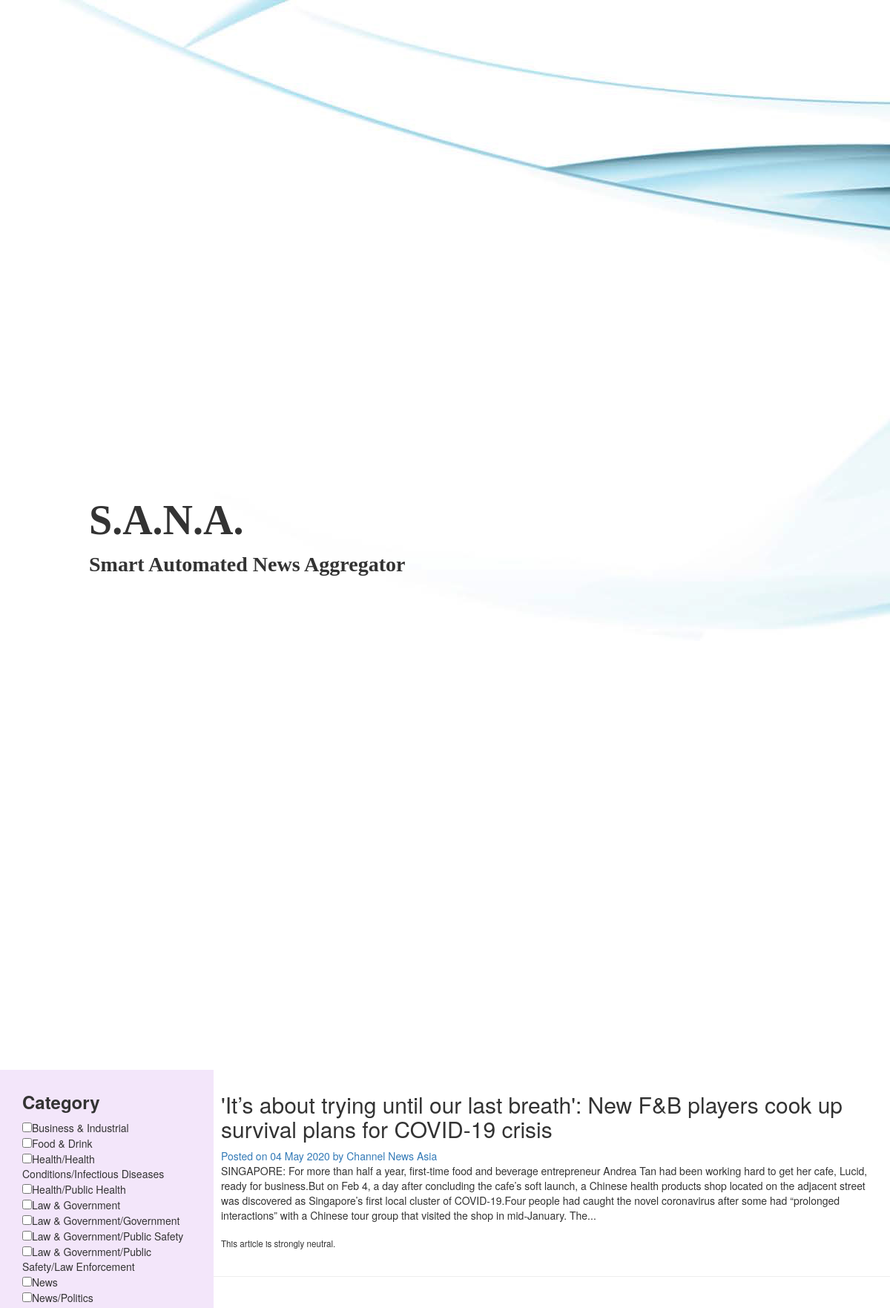
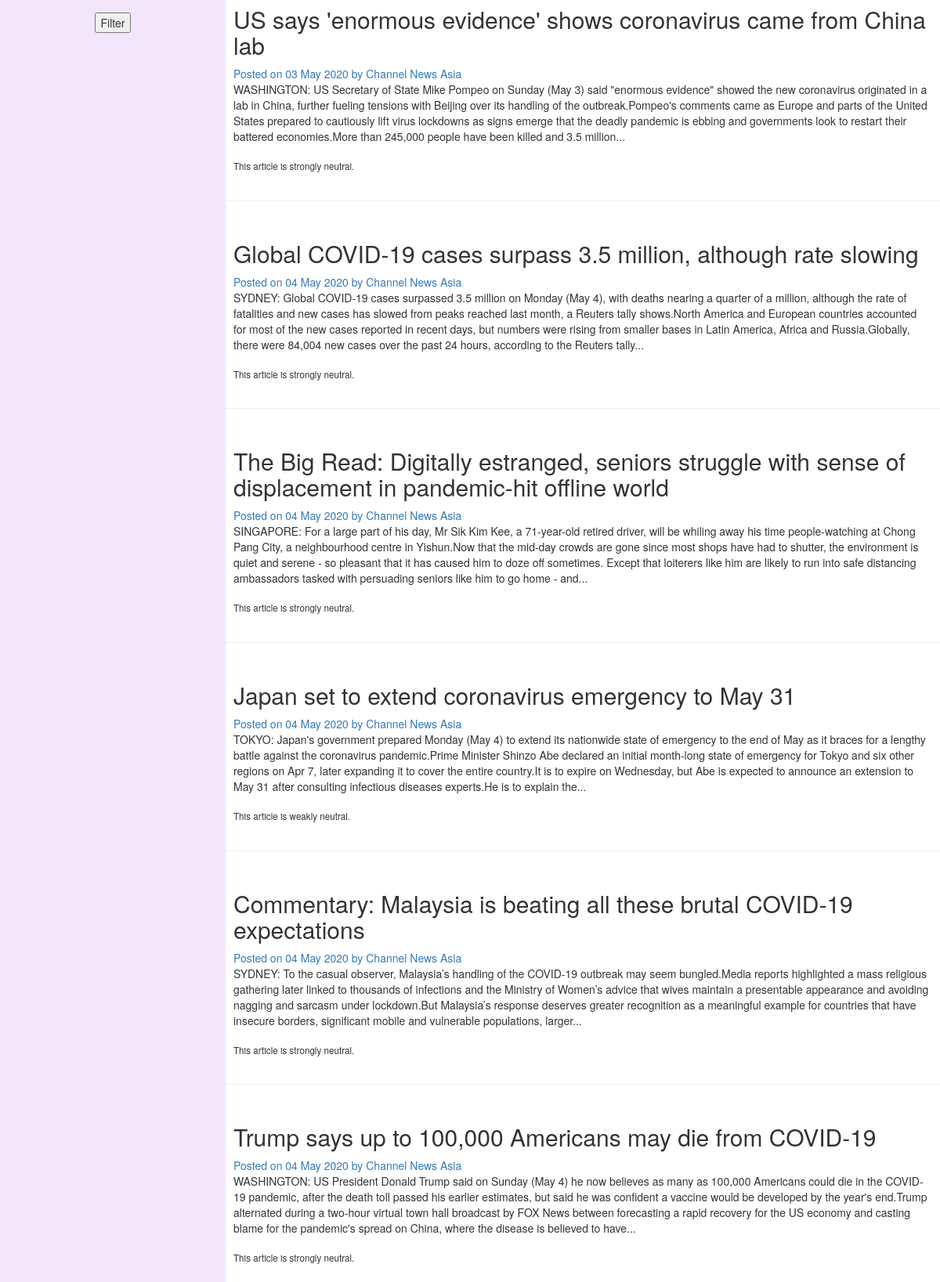
/index (upper part), run on the app's committed database (2 pictures, top to bottom).
### app/models.py (models this page shows)
class Category(db.Model):
    id = db.Column(db.Integer, primary_key=True)
    category = db.Column(db.String(100), index=True, unique=True)
    articles = db.relationship("Classification", back_populates="category")

class Article(db.Model):
    id = db.Column(db.Integer, primary_key=True)
    title = db.Column(db.String(100))
    publisher = db.Column(db.String(50), index=True)
    date = db.Column(db.DateTime, index=True)
    url = db.Column(db.String(200), unique=True)
    content = db.Column(db.String(5000))
    sentiment = db.Column(db.Float)
    sentiment_magnitude = db.Column(db.Float)
    categories = db.relationship("Classification", back_populates="article")
    phrases = db.relationship("Topic", secondary=phrase_associations,
                              backref="articles")

### app/routes.py (the view)
@app.route("/", methods=["GET", "POST"])
@app.route("/index", methods=["GET", "POST"])
def index():
    if request.method == "POST":
        selected_cats = request.form.getlist("category")
        if len(selected_cats) == 0:
            articles = Article.query.all()
        else:
            classifications = Classification.query.filter(
                Classification.category_id.in_(selected_cats)).all()
            cls_ids = [cls.article_id for cls in classifications]
            articles = Article.query.filter(Article.id.in_(cls_ids)).all()
    else:
        articles = Article.query.all()
    cat_filters = [(cat.id, cat.category) for cat
                   in Category.query.order_by(Category.category).all()]
    return render_template("index.html", title="Home", articles=articles,
                           cat_filters=cat_filters)

### app/templates/index.html
{% extends "main.html" %}
{% block main %}
    {% for article in articles %}
        <article>
            <h2>{{ article.title }}</h2>
            <div><a href="{{ article.url }}" target="_blank">Posted on {{ moment(article.date).format("DD MMM YYYY") }}{% if article.publisher %} by {{ article.publisher }}{% endif %}</a></div>
            <div>{{ article.content|truncate(500) }}</div><br>
            <div class="sentiment">This article is {% if article.sentiment_magnitude < 0.33 %}weakly{% elif article.sentiment_magnitude < 0.67 %}moderately{% else %}strongly{% endif %} {% if article.sentiment > 0.25 %}positive{% elif article.sentiment < -0.25 %}negative{% else %}neutral{% endif %}.</div>
        </article>
        <hr>
    {% endfor %}
{% endblock %}
{% block sidebar %}
<form id="cat_form" action="" method="post" autocomplete="off">
    <h3>Category</h3>
    <div>
        {% for choice in cat_filters %}
            <input type="checkbox" name="category" value="{{ choice[0] }}">{{ choice[1][1:] }}<br>
        {% endfor %}
    </div>
    <br>
    <button type="submit">Filter</button>
</form>
{% endblock %}

### app/templates/main.html (shortened to what this page needs)
{% extends "bootstrap/base.html" %}
{% block styles %}
    {{ super() }}
    <link rel="stylesheet" href="{{ url_for('static', filename='styles/main.css') }}">
{% endblock %}
{% block content %}
    <header>
        <div id="header-title-1">S.A.N.A.</div>
        <div id="header-title-2">Smart Automated News Aggregator</div>
    </header>
    <aside>{% block sidebar %}{% endblock %}</aside>
    <main>
        <div>{% block main %}{% endblock %}</div>
    </main>
{% endblock %}

### app/static/styles/main.css (style rules this page uses)
body { height: 100vh; display: grid; grid-template-columns: 24% 76%; grid-template-rows: 24% 76%; grid-template-areas: "header header" "sidebar main"; }
header { grid-area: header; background-image: url("../images/header.jpg"); padding-left: 10%; font-family: "Lucida Bright", Georgia, serif; font-weight: bold; display: flex; flex-direction: column; align-items: flex-start; justify-content: center; }
aside { grid-area: sidebar; background-color: #F3E6FA; }
main { grid-area: main; overflow: scroll; display: flex; flex-direction: column; }
#header-title-1 { font-size: 4em; }
#header-title-2 { font-size: 2em; }
article { padding: 10px; padding-bottom: 15px; }
.sentiment { font-size: smaller; }
#cat_form { margin-top: 10px; margin-left: 30px; margin-right: 30px; display: flex; flex-direction: column; align-items: flex-start; }
#cat_form h3 { font-weight: bold; }
#cat_form button { align-self: center; }

### data on the page
Category: category "Business & Industrial"
Category: category "Food & Drink"
Category: category "Health/Health Conditions/Infectious Diseases"
Category: category "Health/Public Health"
Category: category "Law & Government"
Category: category "Law & Government/Government"
Category: category "Law & Government/Public Safety"
Category: category "Law & Government/Public Safety/Law Enforcement"
Category: category "News"
Category: category "News/Politics"
Article: title "'It’s about trying until our last breath': New F&B players cook up survival plans for COVID-19 crisis", date "04 May 2020", publisher "Channel News Asia", content "SINGAPORE: For more than half a year, first-time food and beverage entrepreneur Andrea Tan had been working hard to get her cafe, Lucid, ready for business.But on Feb 4, a day after concluding the cafe’s soft launch, a Chinese health products shop located on the adjacent street was discovered as Singapore’s first local cluster of COVID-19.Four people had caught the novel coronavirus after some had “prolonged interactions” with a Chinese tour group that visited the shop in mid-January. The...", sentiment_magnitude "strongly", sentiment "neutral"
Article: title "US says 'enormous evidence' shows coronavirus came from China lab", date "03 May 2020", publisher "Channel News Asia", content "WASHINGTON: US Secretary of State Mike Pompeo on Sunday (May 3) said \"enormous evidence\" showed the new coronavirus originated in a lab in China, further fueling tensions with Beijing over its handling of the outbreak.Pompeo's comments came as Europe and parts of the United States prepared to cautiously lift virus lockdowns as signs emerge that the deadly pandemic is ebbing and governments look to restart their battered economies.More than 245,000 people have been killed and 3.5 million...", sentiment_magnitude "strongly", sentiment "neutral"
Article: title "Global COVID-19 cases surpass 3.5 million, although rate slowing", date "04 May 2020", publisher "Channel News Asia", content "SYDNEY: Global COVID-19 cases surpassed 3.5 million on Monday (May 4), with deaths nearing a quarter of a million, although the rate of fatalities and new cases has slowed from peaks reached last month, a Reuters tally shows.North America and European countries accounted for most of the new cases reported in recent days, but numbers were rising from smaller bases in Latin America, Africa and Russia.Globally, there were 84,004 new cases over the past 24 hours, according to the Reuters tally...", sentiment_magnitude "strongly", sentiment "neutral"
Article: title "The Big Read: Digitally estranged, seniors struggle with sense of displacement in pandemic-hit offline world", date "04 May 2020", publisher "Channel News Asia", content "SINGAPORE: For a large part of his day, Mr Sik Kim Kee, a 71-year-old retired driver, will be whiling away his time people-watching at Chong Pang City, a neighbourhood centre in Yishun.Now that the mid-day crowds are gone since most shops have had to shutter, the environment is quiet and serene - so pleasant that it has caused him to doze off sometimes. Except that loiterers like him are likely to run into safe distancing ambassadors tasked with persuading seniors like him to go home - and...", sentiment_magnitude "strongly", sentiment "neutral"
Article: title "Japan set to extend coronavirus emergency to May 31", date "04 May 2020", publisher "Channel News Asia", content "TOKYO: Japan's government prepared Monday (May 4) to extend its nationwide state of emergency to the end of May as it braces for a lengthy battle against the coronavirus pandemic.Prime Minister Shinzo Abe declared an initial month-long state of emergency for Tokyo and six other regions on Apr 7, later expanding it to cover the entire country.It is to expire on Wednesday, but Abe is expected to announce an extension to May 31 after consulting infectious diseases experts.He is to explain the...", sentiment_magnitude "weakly", sentiment "neutral"
Article: title "Commentary: Malaysia is beating all these brutal COVID-19 expectations", date "04 May 2020", publisher "Channel News Asia", content "SYDNEY: To the casual observer, Malaysia’s handling of the COVID-19 outbreak may seem bungled.Media reports highlighted a mass religious gathering later linked to thousands of infections and the Ministry of Women’s advice that wives maintain a presentable appearance and avoiding nagging and sarcasm under lockdown.But Malaysia’s response deserves greater recognition as a meaningful example for countries that have insecure borders, significant mobile and vulnerable populations, larger...", sentiment_magnitude "strongly", sentiment "neutral"
Article: title "Trump says up to 100,000 Americans may die from COVID-19", date "04 May 2020", publisher "Channel News Asia", content "WASHINGTON: US President Donald Trump said on Sunday (May 4) he now believes as many as 100,000 Americans could die in the COVID-19 pandemic, after the death toll passed his earlier estimates, but said he was confident a vaccine would be developed by the year's end.Trump alternated during a two-hour virtual town hall broadcast by FOX News between forecasting a rapid recovery for the US economy and casting blame for the pandemic's spread on China, where the disease is believed to have...", sentiment_magnitude "strongly", sentiment "neutral"
